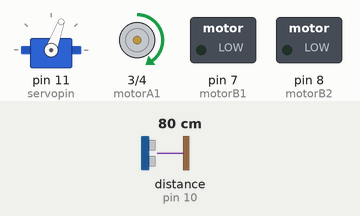
Simulated run of this sketch. Board: Arduino Uno, built with avr-gcc and run on an emulated ATmega328P. Parts: servo, motor-driver pin pairs drawn as motors (green arrow = first pin HIGH = forward, orange = second pin HIGH = backward, longer = more drive), switched loads named in the sketch (green lamp = pin HIGH). Wiring (inferred from the names in the program): ultrasonic range finder: trigger pin 2; echo pin 10. The inputs (shaded band) are chosen by the test bench; at power-on: distance to the obstacle (sensor on pin 10) 80 cm. The echo pulse lasts 58.3 µs per cm; pins used as bus, display or sensor lines are not drawn.

Above: at 1.2 s.
1.3 s: distance to the obstacle (sensor on pin 10) set to 18 cm
2.8 s: distance to the obstacle (sensor on pin 10) set to 15 cm
At 4.0 s:
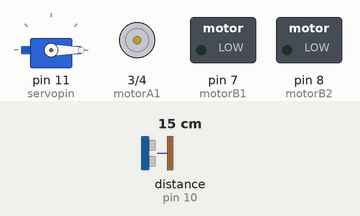
At 4.8 s:
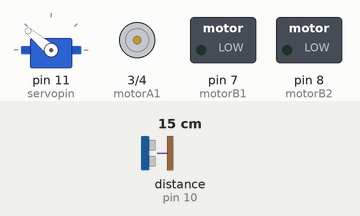
7.4 s: distance to the obstacle (sensor on pin 10) set to 2 cm
At 8.5 s:
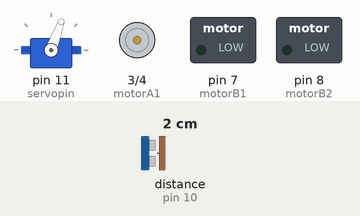
Timing chart, 0 to 11.4 s (numbered marks = the images above; inputs shaded):
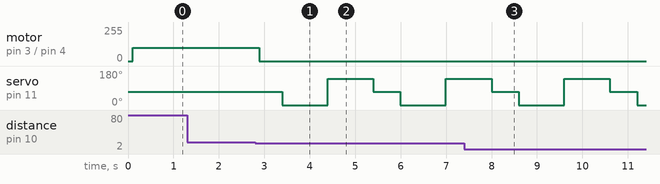

The sketch:

Obstacle_Avoiding_Robot.ino
```cpp
/*
  Thingerbits Smart Robot kit
  Sample code 1
  Obstacle Avoiding Robot
  Visit www.Thingerbits.lk for more details about kits and training programmes
*/


#include <Servo.h>   // servo library including
Servo servo1;

#define trig 2      //  intialinzing trig pin
#define echo 10     //  intialinzing echo pin
#define Speed 100

//-------------------------------------- L293 pinout-----------------------------------------------------------------------------------------------------------------
#define motorA1 3
#define motorA2 4
#define motorB1 7
#define motorB2 8

#define servopin  11  // servo pin

long distance;
long distance_right;
long distance_left;

//----------------------------------------- Servo position variables---------------------------------------------------------------------------------------------------------

int center = 70;
int right = 0;
int left  = 140;

//----------------------------------------- Program will begin here---------------------------------------------------------------------------------------------------------

void setup() {
     Serial.begin(9600);

     servo1.attach(servopin);
     pinMode(trig, OUTPUT);
     pinMode(echo, INPUT);

     pinMode(motorA1, OUTPUT);
     pinMode(motorA2, OUTPUT);
     pinMode(motorB1, OUTPUT);
     pinMode(motorB2, OUTPUT);

}

void loop() {
     servo1.write(center);                // checking barriers
     delay(100);

     forward();                       // car is running forward
     distance = sensor_read();
      if (distance > 35){                        // checking distances
        forward();                         // if the distance is large than 35 allow car to run forward
      }


     if (distance < 15){
          backward();                        // if the distance is lower than 15, run backward and stop the car
          delay(500);
          Stop();
                                         //Measure right distance
          servo1.write(right);
          delay(1000);
          distance_right = sensor_read();
          servo1.write(left);
          distance_left = sensor_read();                                        //Measure left distance
          delay(1000);

          servo1.write(center);

          if (distance_right > 70 ){                     // checking right distance
             Tright();
             delay(200);                                      //turning car right
          }
          else if(distance_left > 70){
            Tleft();                         // checking left distance
            delay(200);                                    //turning car right
            }
     }
}

 //----------------------------------------turtle moving functions--------------------------------------------------------------------------------------------------
long sensor_read(){
    digitalWrite(trig, LOW);
    delayMicroseconds(2);
    digitalWrite(trig, HIGH);
    delayMicroseconds(10);
    digitalWrite(trig, LOW);
    long l=pulseIn(echo, HIGH);
    long cm3 = (l/2)/29.1;

    return cm3;
}
void backward(){
   analogWrite (motorA1,0);
   analogWrite (motorA2,Speed);
   analogWrite (motorB1,0);
   analogWrite (motorB2,Speed);

   }

  void forward(){
   analogWrite (motorA1,Speed);
   analogWrite (motorA2,0);
   analogWrite (motorB1,Speed);
   analogWrite (motorB2,0);

  }

void Tleft(){
   analogWrite (motorA1,Speed);
   analogWrite (motorA2,0);
   analogWrite (motorB1,0);
   analogWrite (motorB2,Speed);

   }

  void Tright(){
   analogWrite (motorA1,0);
   analogWrite (motorA2,Speed);
   analogWrite (motorB1,Speed);
   analogWrite (motorB2,0);

  }

  void Stop(){
    analogWrite (motorA1,0);
    analogWrite (motorA2,0);
    analogWrite (motorB1,0);
    analogWrite (motorB2,0);
    }
```

Measured:
- the behaviour switches between 16 and 15 cm on distance to the obstacle (sensor on pin 10) (found by bisection; images 0 and 1)
- after the input at 1.3 s, every drawn part: stays the same
- after the input at 2.8 s, motor on pin 3 (motorA1) / pin 4 (motorA2): forward 100/255 → stopped after 0.09 s; servo on pin 11 (servopin): 70° → 0° after 0.59 s, → 140° 1.0 s later, → 70° 1.0 s later, → 0° 0.60 s later, … (5 changes in this stretch)
